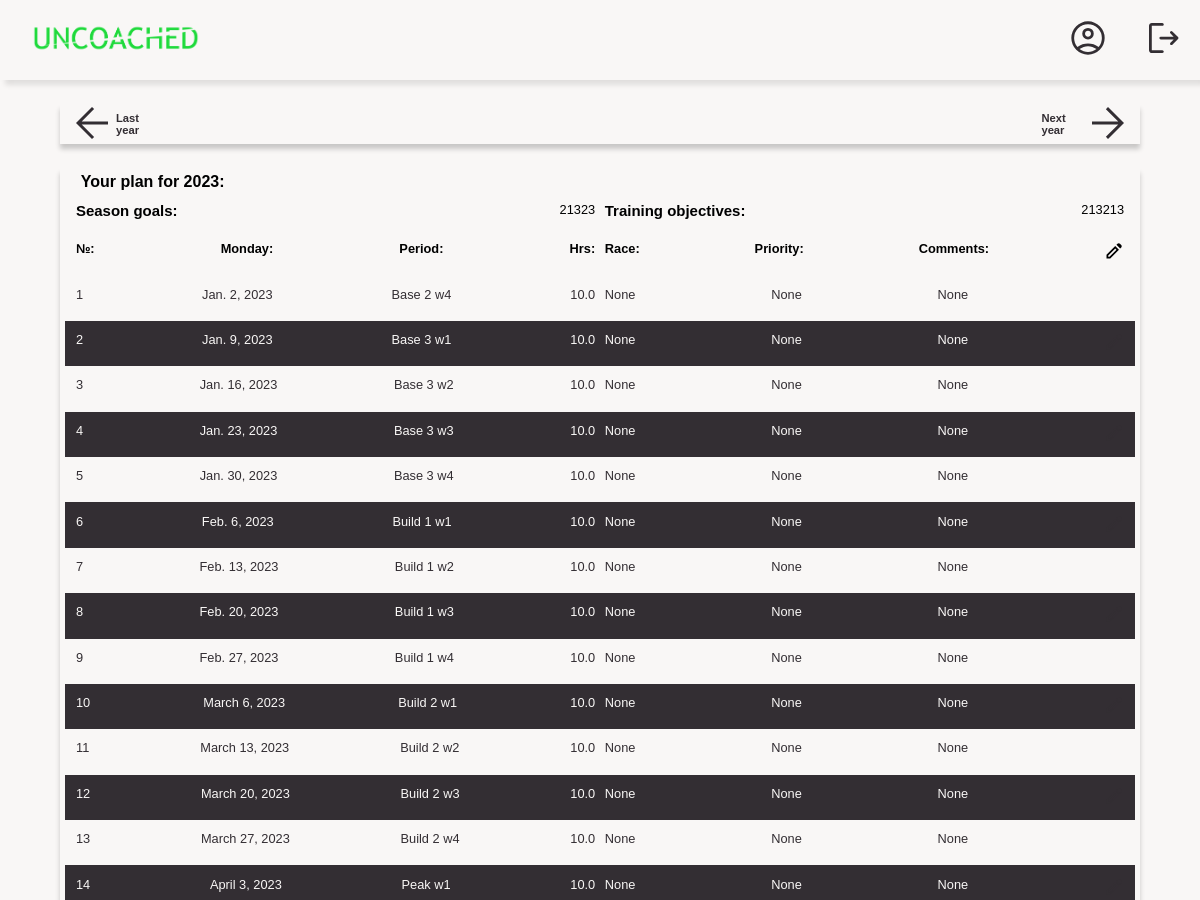
The app's page /year/2023/ (signed in, upper part), older data.
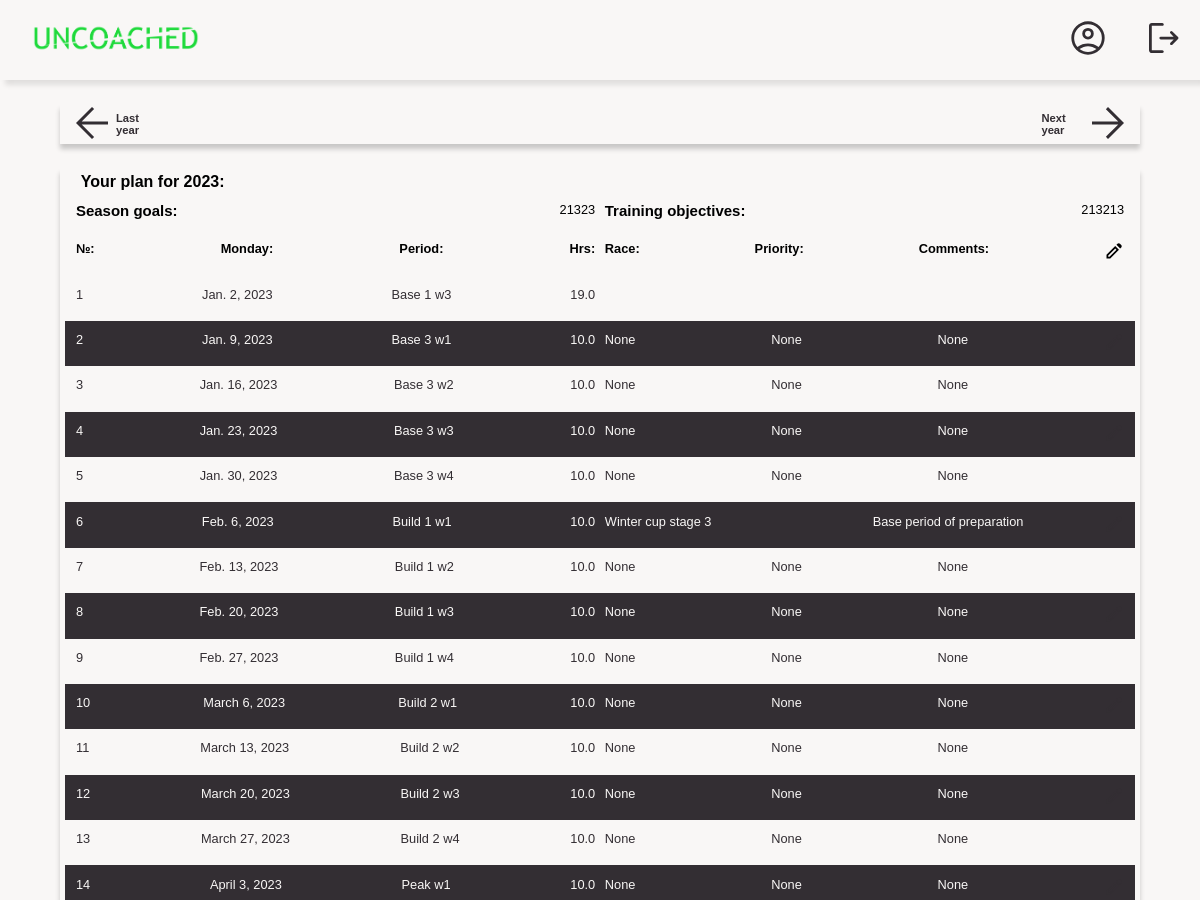
The same page, newer data.
### users/models.py (models this page shows, shortened)
class Week(models.Model):
    week_no = models.IntegerField()
    starts_with = models.DateField()
    hrs_planned = models.FloatField()
    period = models.CharField(max_length=10)
    hrs_fact = models.FloatField(default=0, blank=True, null=True)
    km_fact = models.IntegerField(default=0, blank=True, null=True)
    year = models.ForeignKey(Year, on_delete=models.CASCADE)
    comment = models.CharField(max_length=80, default='', blank=True, null=True)
    race = models.CharField(max_length=40, default='', blank=True, null=True)
    priority = models.CharField(max_length=1, default='', blank=True, null=True)
    class Meta:
        db_table = 'week'
        ordering = ['week_no']

### planner/views.py (the view)
# urls.py: path('year/<int:year>/', cache_page(30)(views.YearView.as_view()), name='year'),
class YearView(View):
    def get(self, request, year):
        if request.user.is_authenticated:
            try:
                plan = Year.objects.get(athlete=request.user, year=year)
            except:
                plan = None
            return render(request, 'planner/year.html', {'plan': plan, 'prev_year': year-1,
                                                         'year': year, 'next_year': year+1})
        else:
            return HttpResponseRedirect('/users/login/')

### templates/planner/year.html (shortened to what this page needs)
{% extends 'base_template.html' %}
{% load i18n %}
{% load static %}
{% block head %}
    <head>
        <link rel="stylesheet" href="{% static '/css/base.css'%}">
        <link rel="stylesheet" href="{% static '/css/landing_style.css'%}">
        <link rel="stylesheet" href="{% static '/css/year_view.css'%}">
    </head>
{% endblock %}
{% block content %}
    <div class="year-view year-nav">
        {% include 'insert_year.html' %}
    </div>
    <div class="year-view">
        <div class="year-container">
            {% if not plan %}
            <div class="does-not-exist">
                <h3> {% trans 'You do not have a plan for this year, want to create?' %} </h3>
            </div>
            <div class="creation">
                <form action="/users/new_plan_{{year}}/"><button class="create-button">Create</button></form>
            </div>
            {% else %}
            <h1 class="plan-header">{% trans 'Your plan for' %} {{plan.year}}:</h1>
            <div class="week-container">
                <div class="week-left">
                    <h3>{% trans 'Season goals'%}:</h3>
                    <p>{{plan.goals}}</p>
                </div>
                <div class="week-right">
                    <h3>{% trans 'Training objectives'%}:</h3>
                    <p>{{plan.objectives}}</p>
                </div>
            </div>
            <div class="week-container" >
                <div class="week-left">
                        <b> №: </b>
                        <b> {% trans 'Monday' %}: </b>
                        <b> {% trans 'Period' %}: </b>
                        <b> {% trans 'Hrs' %}:  </b>
                </div>
                <div class="week-right">
                        <b> {% trans 'Race' %}: </b>
                        <b> {% trans 'Priority' %}: </b>
                        <b> {% trans 'Comments' %}:  </b>
                        <div>
                            <svg class="edit-week-svg" height="20" width="20">
                                <path d="M4.25 15.75h1.229l7-7-1.229-1.229-7 7Zm11.938-8.208-3.73-3.73 1.021-1.02q.521-.521 1.24-.521t1.239.521l1.25 1.25q.5.5.5 1.239 0 .74-.5 1.24Zm-1.23 1.229L6.229 17.5H2.5v-3.729l8.729-8.729Zm-3.083-.625-.625-.625 1.229 1.229Z"/>
                            </svg>
                        </div>
                </div>
            </div>
            {% for week in plan.week_set.all %}
                {% if week.week_no|divisibleby:2 %}
                    <div class="week-container week-dark" tabindex="0">
                {% else %}
                    <div class="week-container week-light" tabindex="0">
                {% endif%}
                    <div class="week-left">
                        <a href="week/{{week.week_no}}/" class="week-link">
                            <p>{{week.week_no}}</p>
                        </a>
                        <p>{{week.starts_with}}</p>
                        <p>{{week.period}}</p>
                        <p>{{week.hrs_planned}}</p>
                    </div>
                    <div class="week-right">
                        <p>{{week.race}}</p>
                        <p>{{week.priority}}</p>
                        <p>{{week.comment}}</p>
                        <a href="week/{{week.week_no}}/edit/">
                            <svg class="edit-week-svg" height="20" width="20">
                                <path d="M4.25 15.75h1.229l7-7-1.229-1.229-7 7Zm11.938-8.208-3.73-3.73 1.021-1.02q.521-.521 1.24-.521t1.239.521l1.25 1.25q.5.5.5 1.239 0 .74-.5 1.24Zm-1.23 1.229L6.229 17.5H2.5v-3.729l8.729-8.729Zm-3.083-.625-.625-.625 1.229 1.229Z"/>
                            </svg>
                        </a>
                    </div>
                    </div>
            {% endfor %}
            {% endif %}
        </div>
    </div>
{% endblock %}

Row changes from the older to the newer data that the page shows:
changed Week: period "Base 2 w4" → "Base 1 w3"; hrs_planned "10.0" → "19.0"; race "None" → (not shown); priority "None" → (not shown); comment "None" → (not shown)
changed Week "Build 1 w1": race "None" → "Winter cup stage 3"; comment "None" → "Base period of preparation"; priority "None" → (not shown)
